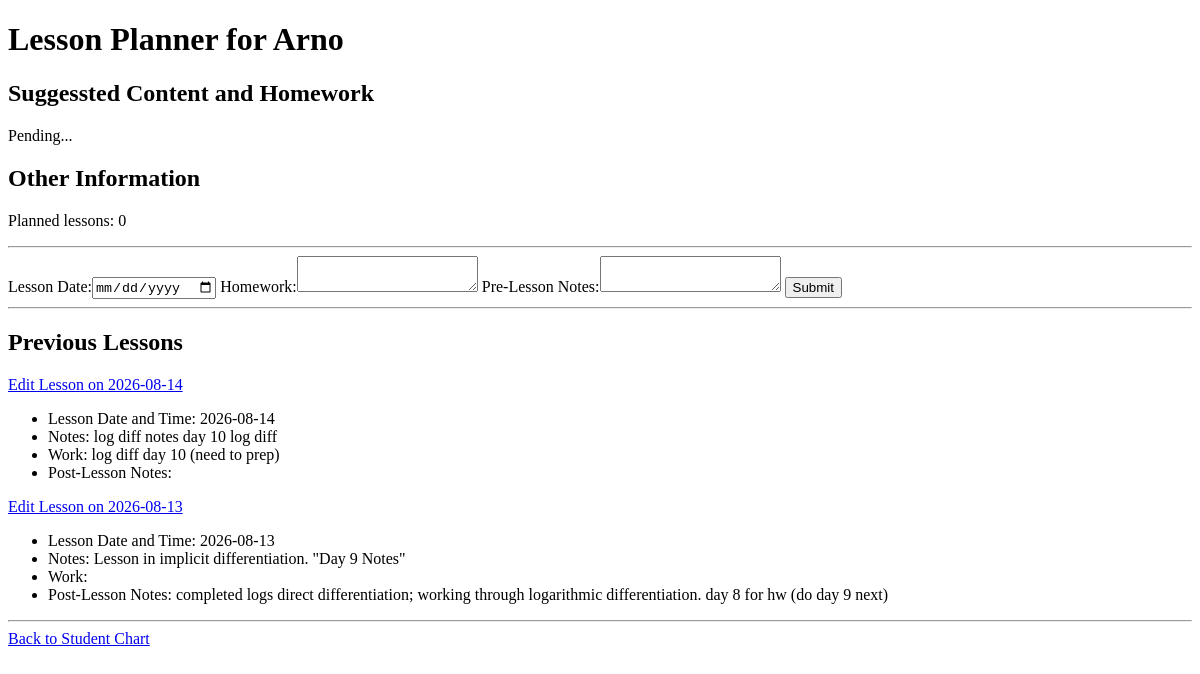
/lesson_planner/1 (signed in), run on an earlier commit of the app's database.
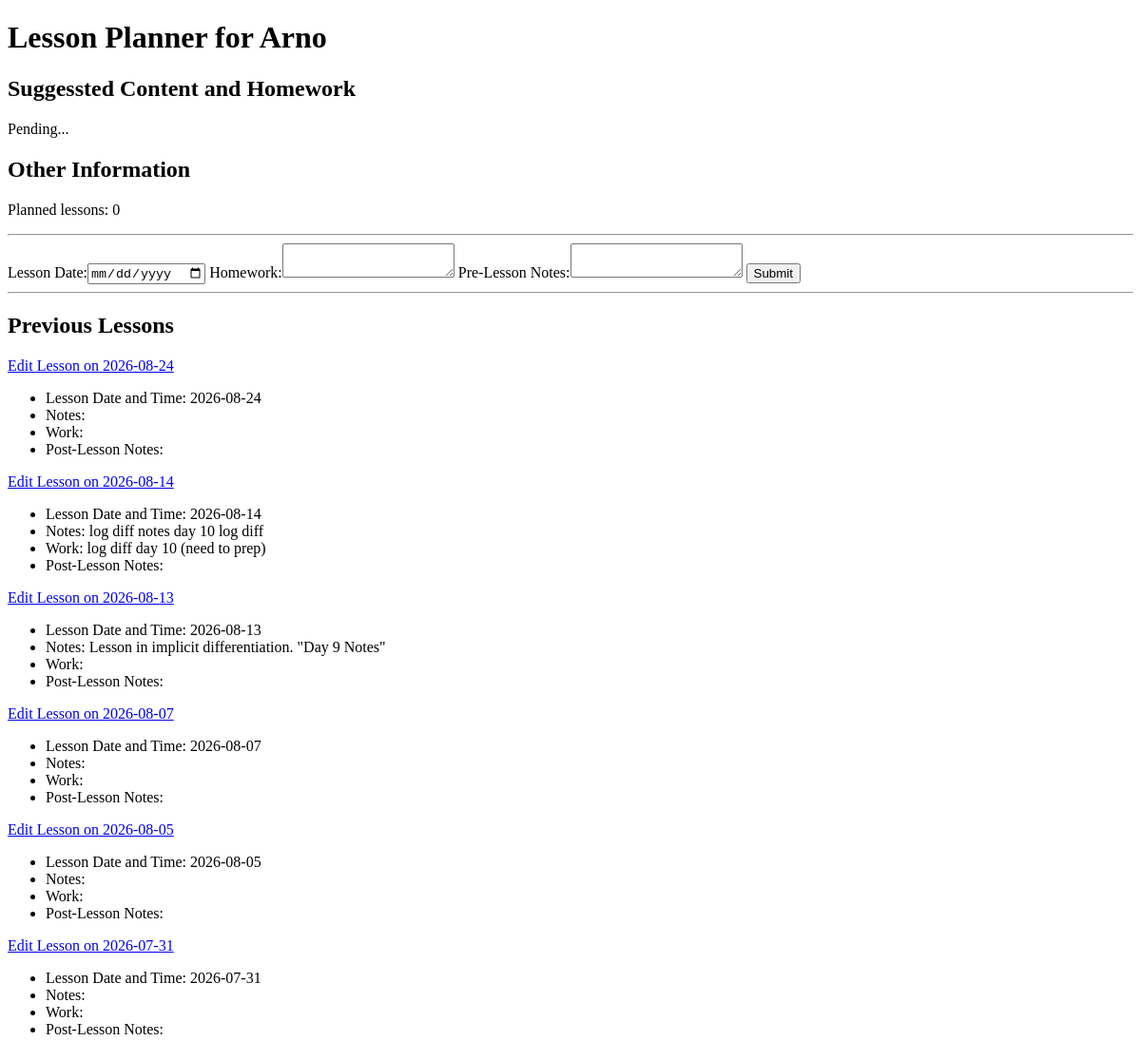
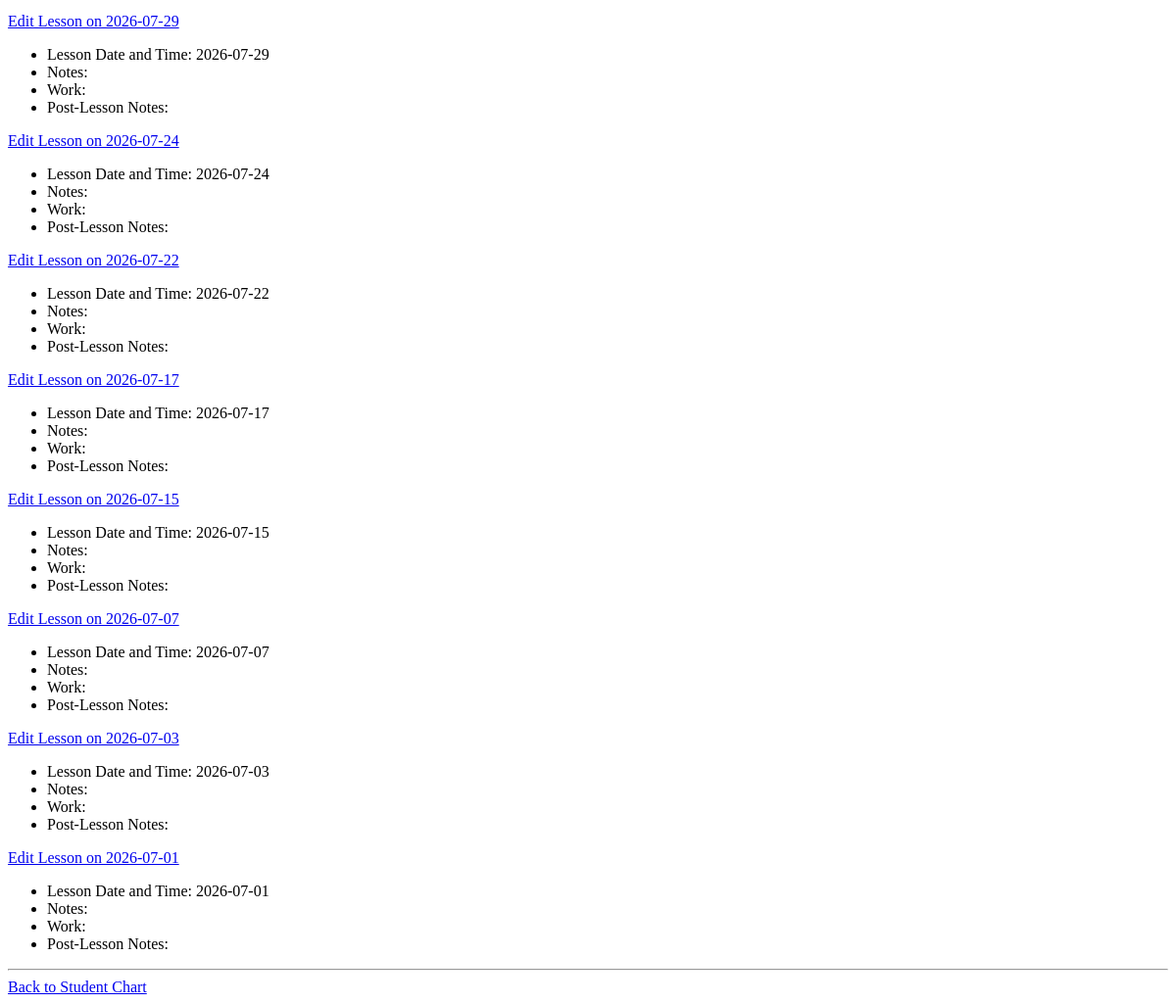
And on a later commit of the database (2 pictures, top to bottom).
### app.py (models this page shows, shortened)
class Lesson(db.Model):
    id = db.Column(db.Integer, primary_key=True)
    student_id = db.Column(db.Integer, db.ForeignKey('student.id'), nullable=False)
    student_name = db.Column(db.String(100), db.ForeignKey('student.name'), nullable=False)
    lesson_date = db.Column(db.JSON, nullable=False)
    lesson_notes = db.Column(db.String(100), default='')
    lesson_work = db.Column(db.String(100), default='')
    post_lesson_notes = db.Column(db.String(100), default='')
    completed = db.Column(db.Boolean, default=False)
    lesson_duration = db.Column(db.Integer, default = 0)  # Duration in hours
    created_at = db.Column(db.DateTime, default=datetime.utcnow)

### app.py (the view, shortened to what this page needs)
@app.route('/lesson_planner/<int:student_id>', methods=['GET', 'POST'])
@login_required
@admin_whitelist_check
def lesson_planner_create_lesson(student_id):
    student = Student.query.get_or_404(student_id)
    return render_template('lesson planner.html', student=student, lesson=None, previous_lessons=Lesson.query.filter_by(student_id=student.id).order_by(Lesson.lesson_date.desc()).all())

### app.py (called while the page is built)
@login_manager.user_loader
def load_user(user_id):
    return User.query.get(int(user_id))

def admin_whitelist_check(f):
    @wraps(f)
    def wrapper(*args, **kwargs):
        if not current_user.is_authenticated:
            abort(401)
        if current_user.email not in ADMIN_USER_EMAILS:
            abort(403)
        return f(*args, **kwargs)
    return wrapper

### templates/lesson planner.html (shortened to what this page needs)
<!DOCTYPE html>
<html lang="en">
<head>
</head>
<body>
    <h1>Lesson Planner for {{ student.name }}</h1>
    <h2>Suggessted Content and Homework</h2>
    <p id="suggestor">Pending...</p>
    <h2>Other Information</h2>
    <p>Planned lessons: {{ student.scheduled_lessons | length }}</p>
    <hr>
    {% if lesson is none %}
    <form id="lesson-form" action="/lesson_planner/{{ student.id }}" method="post">
        <label for="lesson-date">Lesson Date:</label><input type="date" id="lesson-date" name="lesson_date">
        <label for="lesson-homework">Homework:</label><textarea type="text" id="lesson-homework" name="lesson_homework"></textarea>
        <label for="lesson-notes">Pre-Lesson Notes:</label><textarea type="text" id="lesson-notes" name="lesson_notes"></textarea>
        <button type="submit">Submit</button>
    </form>
    {% endif %}
    <hr>
    <h2>Previous Lessons</h2>
    {% for lesson in previous_lessons %}
        <p><a href="{{ url_for('lesson_planner_edit_lesson', student_id=student.id, lesson_id=lesson.id) }}">Edit Lesson on {{ lesson.lesson_date }}</a></p>
        <ul>
            <li>Lesson Date and Time: {{ lesson.lesson_date }}</li>
            <li>Notes: {{ lesson.lesson_notes }}</li>
            <li>Work: {{ lesson.lesson_work }}</li>
            <li>Post-Lesson Notes: {{ lesson.post_lesson_notes }}</li>
        </ul>
    {% endfor %}
    <hr>
    <a href="{{ url_for('student_chart', student_id=student.id) }}">Back to Student Chart</a>
</body>
</html>

What changed in the data, as far as the page shows it:
added Lesson: lesson_date "2026-08-24"
changed Lesson "Lesson in implicit differentiation. \"Day 9 Notes\"": post_lesson_notes "completed logs direct differentiation; working through logarithmic differentiation. day 8 for hw (do day 9 next)" → (not shown)
added Lesson: lesson_date "2026-08-07"
added Lesson: lesson_date "2026-08-05"
added Lesson: lesson_date "2026-07-31"
added Lesson: lesson_date "2026-07-29"
added Lesson: lesson_date "2026-07-24"
added Lesson: lesson_date "2026-07-22"
added Lesson: lesson_date "2026-07-17"
added Lesson: lesson_date "2026-07-15"
added Lesson: lesson_date "2026-07-07"
added Lesson: lesson_date "2026-07-03"
added Lesson: lesson_date "2026-07-01"
